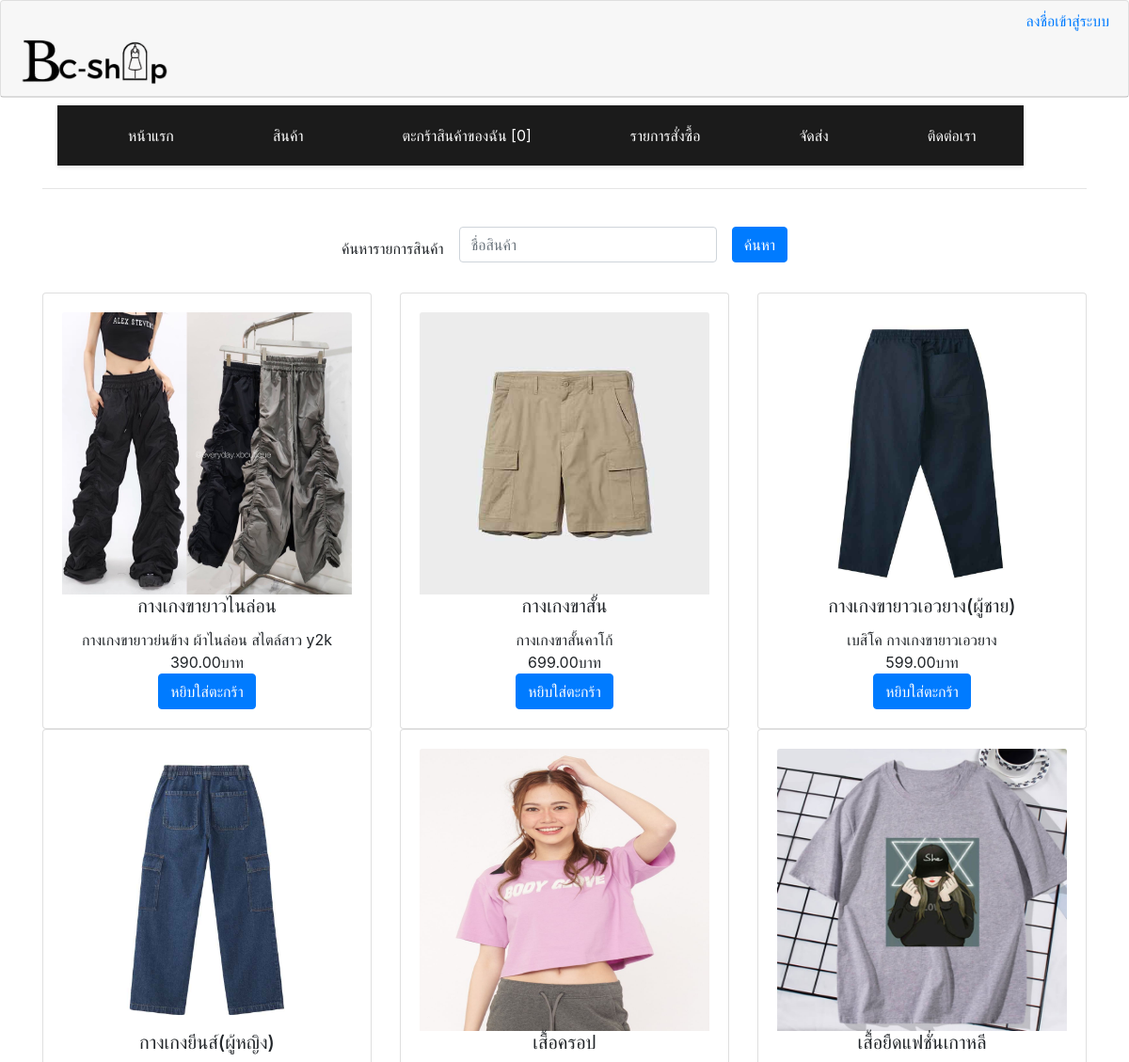
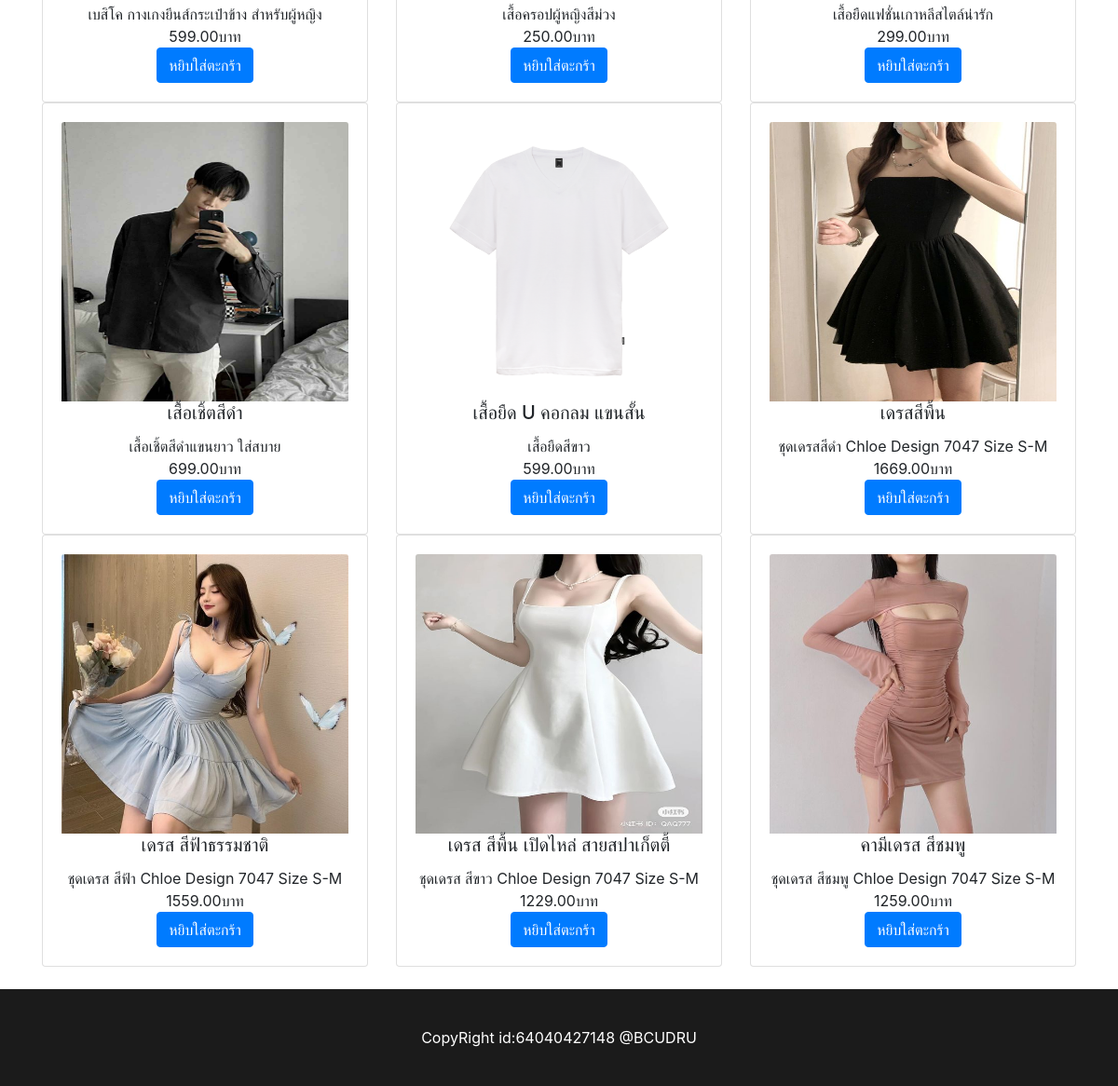
The page /product.php on the database its author committed (2 pictures, top to bottom).
### tables this page shows
CREATE TABLE `tb_product` (
  `pid` int(10) NOT NULL,
  `pname` varchar(255) DEFAULT NULL,
  `ptype` char(2) DEFAULT NULL,
  `pdetail` text,
  `pqty` int(10) DEFAULT NULL,
  `pprice` decimal(10,2) DEFAULT NULL,
  `ppicture` varchar(255) DEFAULT NULL
);

### product.php (the view, shortened to what this page needs)
<?php
include("conn.php");
?>
<!DOCTYPE html>
<html lang="en" dir="ltr">
  <head>
    <link rel="stylesheet" href="https://stackpath.bootstrapcdn.com/bootstrap/4.1.3/css/bootstrap.min.css">
  <link rel="stylesheet" href="BarMember.css">
  <link rel="stylesheet" href="footer.css">
  </head>
<body>
  <div class="card">
    <?php include("header_member.php"); ?>
  </div>
<div class="container">
  <div class="navbar navbar-light"  role="navigation">
  </div>
<hr><br>
<form action="" class="form-inline justify-content-center" method="post">
             <label for="">  ค้นหารายการสินค้า</label>
            <div class="form-group mx-sm-3 mb-2">
            <input type="search" name="search" class="form-control"  placeholder="ชื่อสินค้า">
          </div>
          <button type="submit" class="btn btn-primary mb-2">ค้นหา</button>
        </form> <br>
  <div align="center">
        <div class="row">
      <?php
      $table = "tb_product";
      if(isset($_POST['search'])){
        $search = $_POST['search'];
        $sql = "SELECT * FROM $table WHERE pname LIKE '%$search%'
                ORDER BY pid DESC";
      }else{
        $sql = "SELECT * FROM $table ORDER BY pid DESC";
        }
        $result = mysqli_query($conn, $sql);
        if (mysqli_num_rows($result) > 0) {
            while($row = mysqli_fetch_array($result)) {
         ?>
         <div class='col-sm-4'>
            <div class='card'>
              <div class='card-body'>
                <a href="picture/<?= $row[6]; ?>"><img class="card-img-top" src="picture/<?= $row[6]; ?>" width="200px" height="300px"></a>
                  <h5 class="card-title"><?= $row[1]; ?></h5>
                  <div class="card-text"><?= $row[3]; ?></div>
                  <div class="card-text"><?= $row[5]."บาท"; ?></div>
                <a href="order_cartupdate.php?itemId=<?= $row[0];?>"class="btn btn-primary">หยิบใส่ตะกร้า</a>
            </div>
           </div>
          </div>
            <?php
            }
           }
         ?>
 </div>
  </div>
  </div>
  <br> <div class="footer">
    CopyRight id:64040427148 @BCUDRU
  </div>
</body>
</html>

### header_member.php (shortened to what this page needs)
<div class="card-header" align="left">
  <?php if(isset($_SESSION['mname'])) { ?>
    <h6 align="right">
      คุณ <?php echo $_SESSION['mname']; ?>
    </h6>
  <?php } else { ?>
    <h6 align="right"><a href="member_login.php">ลงชื่อเข้าสู่ระบบ</a></h6>
  <?php } ?>
  <a href="index_member.php"><img src="Logo1.png" height="50px"  alt="Logo"></a>
</div>

### BarMember.css (style rules this page uses)
.nav { display: flex; justify-content: space-around; align-items: center; background-color: #1b1b1b; color: rgb(255, 255, 255); padding: 10px; box-shadow: 0 2px 4px rgba(0, 0, 0, 0.1); }
.nav-link { text-decoration: none; color: inherit; padding: 10px 40px 10px 65px; transition: color 0.3s; }

### footer.css (style rules this page uses)
.footer { text-align: center; padding: 40px 40px 40px 40px; background-color:#1b1b1b; color: #ffffff; }

### rows shown on the page
tb_product: ppicture (picture), pname "กางเกงขายาวไนล่อน", pdetail "กางเกงขายาวย่นข้าง ผ้าไนล่อน สไตล์สาว y2k", pprice "390.00"
tb_product: ppicture (picture), pname "กางเกงขาสั้น", pdetail "กางเกงขาสั้นคาโก้", pprice "699.00"
tb_product: ppicture (picture), pname "กางเกงขายาวเอวยาง(ผู้ชาย)", pdetail "เบสิโค กางเกงขายาวเอวยาง", pprice "599.00"
tb_product: ppicture (picture), pname "กางเกงยีนส์(ผู้หญิง)", pdetail "เบสิโค กางเกงยีนส์กระเป๋าข้าง สำหรับผู้หญิง", pprice "599.00"
tb_product: ppicture (picture), pname "เสื้อครอป", pdetail "เสื้อครอปผู้หญิงสีม่วง", pprice "250.00"
tb_product: ppicture (picture), pname "เสื้อยืดแฟชั่นเกาหลี", pdetail "เสื้อยืดแฟชั่นเกาหลีสไตล์น่ารัก", pprice "299.00"
tb_product: ppicture (picture), pname "เสื้อเชิ้ตสีดำ", pdetail "เสื้อเชิ้ตสีดำแขนยาว ใส่สบาย", pprice "699.00"
tb_product: ppicture (picture), pname "เสื้อยืด U คอกลม แขนสั้น", pdetail "เสื้อยืดสีขาว", pprice "599.00"
tb_product: ppicture (picture), pname "เดรสสีพื้น", pdetail "ชุดเดรสสีดำ Chloe Design 7047 Size S-M", pprice "1669.00"
tb_product: ppicture (picture), pname "เดรส สีฟ้าธรรมชาติ", pdetail "ชุดเดรส สีฟ้า Chloe Design 7047 Size S-M", pprice "1559.00"
tb_product: ppicture (picture), pname "เดรส สีพื้น เปิดไหล่ สายสปาเก็ตตี้", pdetail "ชุดเดรส สีขาว Chloe Design 7047 Size S-M", pprice "1229.00"
tb_product: ppicture (picture), pname "คามีเดรส สีชมพู", pdetail "ชุดเดรส สีชมพู Chloe Design 7047 Size S-M", pprice "1259.00"
